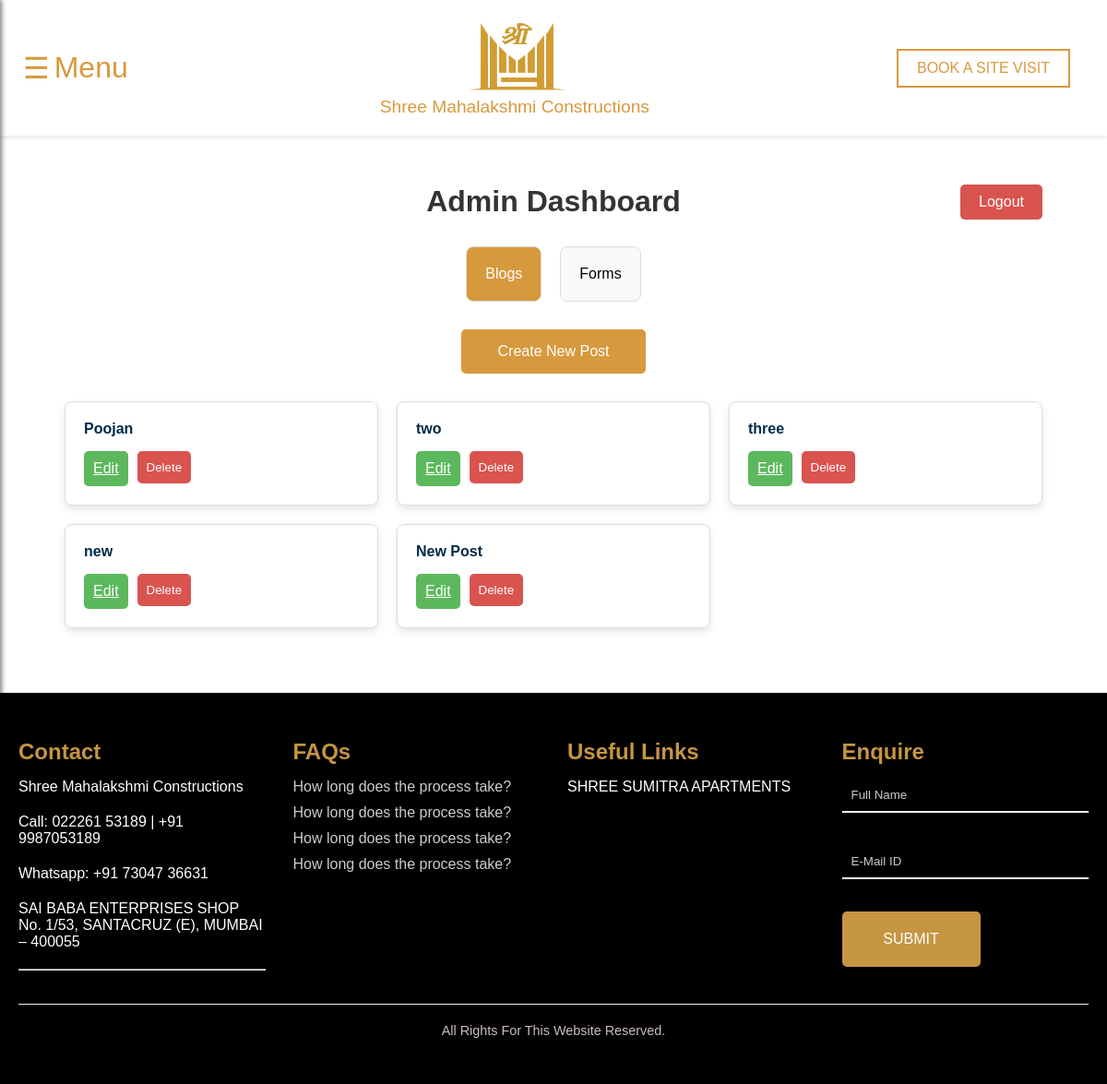
/admin (signed in), run on an earlier commit of the app's database.
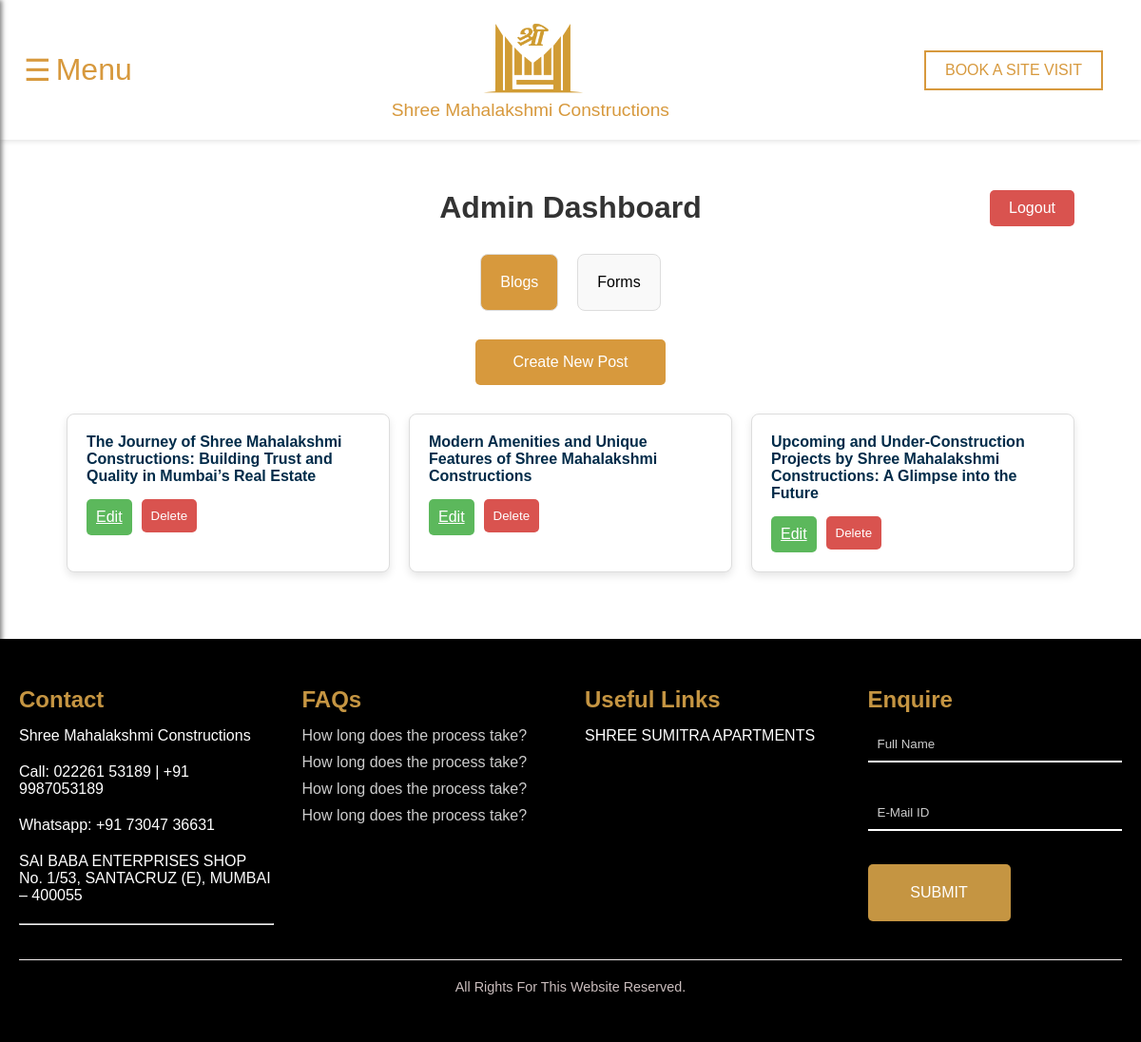
And on a later commit of the database.
### app.py (models this page shows)
class BlogPost(db.Model):
    id = db.Column(db.Integer, primary_key=True)
    title = db.Column(db.String(100), nullable=False)
    content = db.Column(db.Text, nullable=False)
    date_posted = db.Column(db.DateTime, nullable=False, default=datetime.utcnow)
    image = db.Column(db.String(120), nullable=True)  # For blog images

### app.py (the view)
@app.route('/admin')
@login_required
def admin_dashboard():
    posts = BlogPost.query.all()
    contacts = Contact.query.order_by(Contact.date_submitted.desc()).all()  # Get all contact submissions
    subscriptions = Subscription.query.order_by(Subscription.date_submitted.desc()).all()  # Get all subscriptions
    return render_template('admin/dashboard.html', posts=posts, contacts=contacts, subscriptions=subscriptions)

### app.py (called while the page is built)
@login_manager.user_loader
def load_user(user_id):
    return AdminUser.query.get(int(user_id))

### templates/admin/dashboard.html (shortened to what this page needs)
{% extends 'base.html' %}
{% block content %}
<div class="dashboard-container">
    <div class="dashboard-header">
        <h2 class="dashboard-title">Admin Dashboard</h2>
        <a href="{{ url_for('logout') }}" class="logout-btn">Logout</a>
    </div>
    <div class="tab-container">
        <div class="tab" id="blogs-tab" onclick="showTab('blogs')">Blogs</div>
        <div class="tab" id="forms-tab" onclick="showTab('forms')">Forms</div>
    </div>
    <div class="tab-content" id="blogs-content">
        <a href="{{ url_for('create_post') }}" class="create-post-btn">Create New Post</a>
        <div class="posts-list">
            {% for post in posts %}
            <div class="post-card">
                <h4 class="post-title">{{ post.title }}</h4>
                <div class="post-actions">
                    <a href="{{ url_for('edit_post', post_id=post.id) }}" class="edit-btn">Edit</a>
                    <form action="{{ url_for('delete_post', post_id=post.id) }}" method="POST">
                        <button type="submit" class="delete-btn">Delete</button>
                    </form>
                </div>
            </div>
            {% endfor %}
        </div>
    </div>
</div>
{% endblock %}

### templates/base.html (shortened to what this page needs)
<!DOCTYPE html>
<html lang="en">
<head>
    <link rel="stylesheet" href="{{ url_for('static', filename='css/style.css') }}">
</head>
    <nav class="navbar" id="navbar">
        <button class="menu-icon" aria-label="Toggle navigation menu" onclick="toggleMenu()">
            <span class="menu-icon-symbol">☰</span>
            <span class="menu-text">Menu</span>
        </button>
        <div class="logo-container">
            <img src="{{ url_for('static', filename='images/logo_noName.png') }}" alt="Shree Mahalakshmi Constructions Logo" id="mainLogo">
            <div class="logo-text" id="mainName">Shree Mahalakshmi Constructions</div>
        </div>
        <div class="book-visit" id="bookVisit">
    <a href="{{ url_for('index') }}#contact-section">
        <button>BOOK A SITE VISIT</button>
    </a>
</div>
    </nav>
    <main class="content">
        {% block content %}{% endblock %}
    </main>
    <footer class="footer-section">
        <div class="footer-container">
            <div class="footer-column contact-column">
                <h3>Contact</h3>
                <p>Shree Mahalakshmi Constructions</p>
                <p>Call: 022261 53189 | +91 9987053189</p>
                <p>Whatsapp: +91 73047 36631</p>
                <p>SAI BABA ENTERPRISES SHOP No. 1/53, SANTACRUZ (E), MUMBAI – 400055</p>
                <hr>
            </div>
            <div class="footer-column faq-column">
                <h3>FAQs</h3>
                <ul>
                    <li>How long does the process take?</li>
                    <li>How long does the process take?</li>
                    <li>How long does the process take?</li>
                    <li>How long does the process take?</li>
                </ul>
            </div>
            <div class="footer-column links-column">
                <h3>Useful Links</h3>
                <ul>
<li><a href="{{ url_for('sumitra_apartments') }}">SHREE SUMITRA APARTMENTS</a></li>
                </ul>
            </div>
            <div class="footer-column enquire-column">
                <h3>Enquire</h3>
                <form action="#" method="post">
                    <input type="text" name="full_name" placeholder="Full Name" required>
                    <input type="email" name="email" placeholder="E-Mail ID" required>
                    <button type="submit" class="submit-button">SUBMIT</button>
                </form>
            </div>
        </div>
        <div class="footer-bottom">
            <p>All Rights For This Website Reserved.</p>
        </div>
    </footer>
</body>
</html>

### static/css/style.css (style rules this page uses)
:root { --brown-color: #705e39; }
* { margin: 0; padding: 0; box-sizing: border-box; }
.navbar { display: flex; justify-content: space-between; align-items: center; padding: 20px; background-color: white; box-shadow: 0 2px 5px rgba(0, 0, 0, 0.1); position: fixed; top: 0; width: 100%; z-index: 10; transition: all 0.3s ease; }
.content { margin-top: 130px; padding: 20px; }
.logo-container { text-align: center; display: flex; flex-direction: column; align-items: center; transition: all 0.3s ease; }
.logo-container img { height: 80px; transition: height 0.3s ease; }
.logo-text { padding-top: 5px; font-size: 1.2em; color: var(--brown-color); transition: opacity 0.3s ease; }
.menu-icon { display: flex; align-items: center; font-size: 2em; color: var(--brown-color); cursor: pointer; background: none; border: none; padding: 5px; }
.menu-text { margin-left: 5px; font-size: 1em; }
.book-visit { margin-right: 20px; }
.book-visit button { padding: 10px 20px; border: 2px solid var(--brown-color); background-color: transparent; color: var(--brown-color); font-size: 1em; cursor: pointer; transition: background-color 0.3s, color 0.3s; }
.submit-button { padding: 10px 20px; font-size: 1em; color: #fff; background-color: #c59542; border: none; border-radius: 5px; cursor: pointer; height: 60px; }
form { display: flex; flex-direction: column; gap: 20px; }
.submit-button { width: 150px; padding: 15px 20px; font-size: 1em; color: #fff; background-color: #d7993d; border: none; border-radius: 5px; cursor: pointer; align-self: flex-start; transition: background-color 0.3s; }
.footer-section { background-color: #000; color: #fff; padding: 50px 20px; }
.footer-container { display: flex; justify-content: space-between; flex-wrap: wrap; gap: 30px; }
.footer-column { flex: 1; min-width: 220px; }
.footer-column h3 { font-size: 1.5em; margin-bottom: 15px; font-weight: 700; color: #c59542; }
.footer-column p, .footer-column ul, .footer-column form { margin-bottom: 20px; font-size: 1em; color: #fff; }
.footer-column ul { list-style: none; padding: 0; }
.footer-column ul li { margin-bottom: 10px; color: #ccc; }
.footer-column form input { width: 100%; padding: 10px; margin-bottom: 15px; border: none; border-bottom: 2px solid #fff; background: transparent; color: #fff; }
.footer-column a { color: #fff; text-decoration: none; }
.footer-column form input::placeholder { color: #ccc; }
.submit-button { padding: 15px 20px; font-size: 1em; color: #fff; background-color: #c59542; border: none; border-radius: 5px; cursor: pointer; align-self: flex-start; transition: background-color 0.3s; }
.footer-bottom { text-align: center; border-top: 1px solid #f2eded; padding-top: 20px; margin-top: 20px; font-size: 0.9em; color: #cabdbd; }

What changed in the data, as far as the page shows it:
removed BlogPost: title "Poojan"
removed BlogPost: title "two"
removed BlogPost: title "three"
removed BlogPost: title "new"
removed BlogPost: title "New Post"
added BlogPost: title "The Journey of Shree Mahalakshmi Constructions: Building Trust and Quality in Mumbai’s Real Estate"
added BlogPost: title "Modern Amenities and Unique Features of Shree Mahalakshmi Constructions"
added BlogPost: title "Upcoming and Under-Construction Projects by Shree Mahalakshmi Constructions: A Glimpse into the Future"
